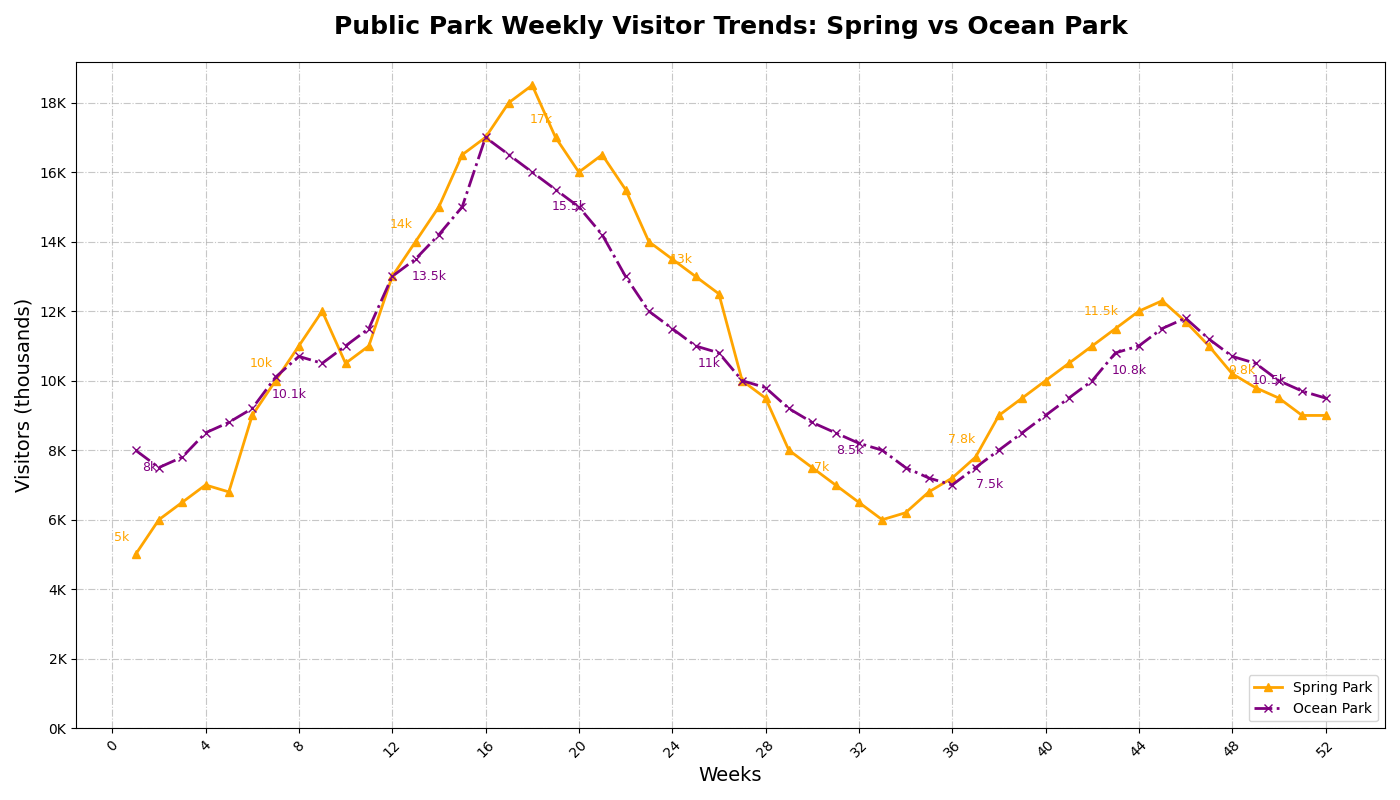

Python code for this plot:
import matplotlib.pyplot as plt
import numpy as np

# Define weeks from weeks 1 to 52
weeks = np.arange(1, 53)

# Visitor counts for Spring Park and Ocean Park
spring_park_visitors = [
    5, 6, 6.5, 7, 6.8, 9, 10, 11, 12, 10.5, 11, 13, 14, 15, 16.5,
    17, 18, 18.5, 17, 16, 16.5, 15.5, 14, 13.5, 13, 12.5, 10, 9.5,
    8, 7.5, 7, 6.5, 6, 6.2, 6.8, 7.2, 7.8, 9, 9.5, 10, 10.5, 11,
    11.5, 12, 12.3, 11.7, 11, 10.2, 9.8, 9.5, 9, 9
]

ocean_park_visitors = [
    8, 7.5, 7.8, 8.5, 8.8, 9.2, 10.1, 10.7, 10.5, 11, 11.5, 13, 13.5,
    14.2, 15, 17, 16.5, 16, 15.5, 15, 14.2, 13, 12, 11.5, 11, 10.8,
    10, 9.8, 9.2, 8.8, 8.5, 8.2, 8, 7.5, 7.2, 7, 7.5, 8, 8.5, 9,
    9.5, 10, 10.8, 11, 11.5, 11.8, 11.2, 10.7, 10.5, 10, 9.7, 9.5
]

fig, ax = plt.subplots(figsize=(14, 8))

# Altered markers, line styles, and colors
ax.plot(weeks, spring_park_visitors, marker='^', color='orange', linestyle='-', label='Spring Park', linewidth=2)
ax.plot(weeks, ocean_park_visitors, marker='x', color='purple', linestyle='-.', label='Ocean Park', linewidth=2)

# Titles and labels
ax.set_title('Public Park Weekly Visitor Trends: Spring vs Ocean Park', fontsize=18, fontweight='bold', pad=20)
ax.set_xlabel('Weeks', fontsize=14)
ax.set_ylabel('Visitors (thousands)', fontsize=14)

# Annotation with altered points and colors
for i in range(0, len(weeks), 6):
    ax.annotate(f'{spring_park_visitors[i]}k', (weeks[i], spring_park_visitors[i]), textcoords="offset points", xytext=(-10,10), ha='center', fontsize=9, color='orange')
    ax.annotate(f'{ocean_park_visitors[i]}k', (weeks[i], ocean_park_visitors[i]), textcoords="offset points", xytext=(10,-15), ha='center', fontsize=9, color='purple')

# x and y ticks
ax.set_xticks(np.arange(0, 53, 4))
ax.set_xticklabels(np.arange(0, 53, 4), rotation=45)
ax.set_yticks(np.arange(0, 20, 2))
ax.set_yticklabels([f'{i}K' for i in range(0, 20, 2)])

# Grid with random style
ax.grid(True, linestyle='-.', alpha=0.7)

# Legend with a different location and size
ax.legend(loc='lower right', fontsize=10)

plt.tight_layout()

plt.show()
